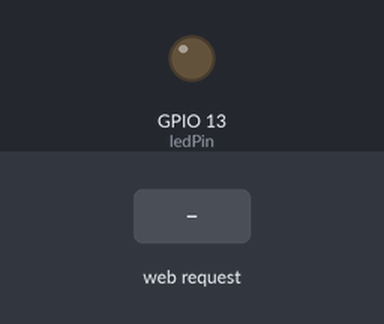
This sketch was run on a simulated ESP8266 (NodeMCU). On the bench: output pins drawn as LEDs (lit = HIGH). The test bench sets the inputs (shaded band). WiFi joins after 1.5 s; servers stay silent unless stated; what the sketch prints to the serial monitor is not drawn.

Above: at 2.7 s.
2.8 s: HTTP request GET /led-on received
At 3.5 s:
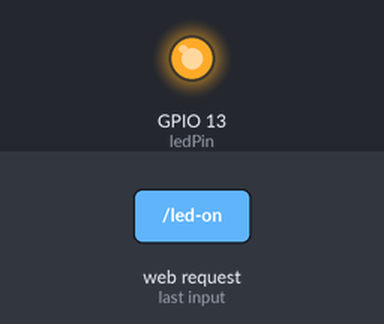
4.3 s: HTTP request GET /led-off received
At 4.7 s:
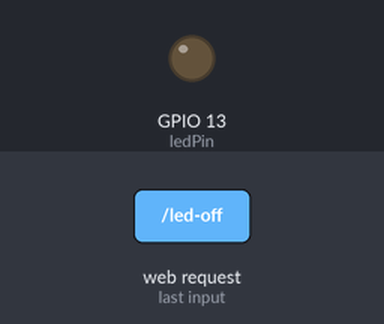
Timing chart, 0 to 7.3 s (numbered marks = the images above; inputs shaded):
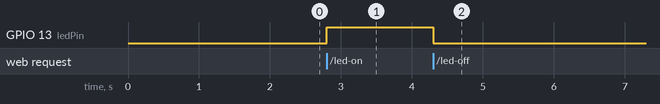

The sketch:

nodemcu_station.ino
```cpp
#include <ESP8266WiFi.h>
#include <ESP8266WebServer.h>

#ifndef STASSID
#define STASSID ""
#define STAPSK  ""
#endif

const char* ssid = STASSID;
const char* password = STAPSK;
int ledPin = 13;

ESP8266WebServer server(80);

void root() {
  server.send(200, "text/html", "<h1><a href='/led-on'>LED ON</a><br><br><a href='/led-off'>LED OFF</a></h1>");
}

void ledOn() {
  digitalWrite(ledPin, HIGH);
  server.send(200, "text/html", "<h1><a href='/led-on'>LED ON</a><br><br><a href='/led-off'>LED OFF</a></h1>");
}

void ledOff() {
  digitalWrite(ledPin, LOW);
  server.send(200, "text/html", "<h1><a href='/led-on'>LED ON</a><br><br><a href='/led-off'>LED OFF</a></h1>");
}

void setup(void) {
  pinMode(ledPin, OUTPUT);
  Serial.begin(115200);
  WiFi.mode(WIFI_STA);
  WiFi.begin(ssid, password);
  Serial.println("");

  // Wait for connection
  while (WiFi.status() != WL_CONNECTED) {
    delay(500);
    Serial.print(".");
  }
  Serial.println("");
  Serial.print("Connected to ");
  Serial.println(ssid);
  Serial.print("IP address: ");
  Serial.println(WiFi.localIP());

  server.on("/", root);
  server.on("/led-on", ledOn);
  server.on("/led-off", ledOff);

  server.begin();
  Serial.println("HTTP server started");
}

void loop(void) {
  server.handleClient();
}
```

Measured:
- after the input at 2.8 s, GPIO 13 (ledPin): LOW → HIGH at once
- after the input at 4.3 s, GPIO 13 (ledPin): HIGH → LOW at once
